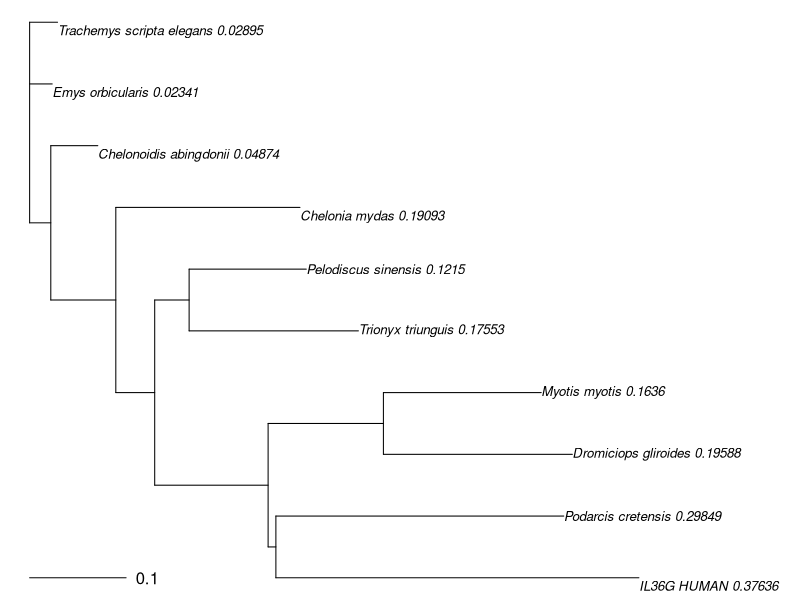

R code for this plot:
## ---- chunk 1
#| fig-cap: "Phylogenetic Tree"
#| echo: false
#| message: false
#| warning: false

library(ape)

newick <- "((((((
IL36G_HUMAN:0.37636,Podarcis_cretensis:0.29849):0.00806,
(Dromiciops_gliroides:0.19588,Myotis_myotis:0.16360):0.11954):0.11758,
(Trionyx_triunguis:0.17553,Pelodiscus_sinensis:0.12150):0.03569):0.04032,
Chelonia_mydas:0.19093):0.06741,
Chelonoidis_abingdonii:0.04874):0.02194,
Emys_orbicularis:0.02341,
Trachemys_scripta_elegans:0.02895);"

tree <- read.tree(text = newick)

# Extract terminal edge lengths
tip_edges <- which(tree$edge[,2] <= Ntip(tree))
tip_lengths <- tree$edge.length[tip_edges]

# Append lengths to labels
tree$tip.label <- paste0(tree$tip.label, " ", round(tip_lengths, 5))

plot(tree,
     use.edge.length = TRUE,
     cex = 0.8,
     no.margin = TRUE)

add.scale.bar()

## ---- chunk 2
#| echo: false
#| message: false
#| warning: false
#out
